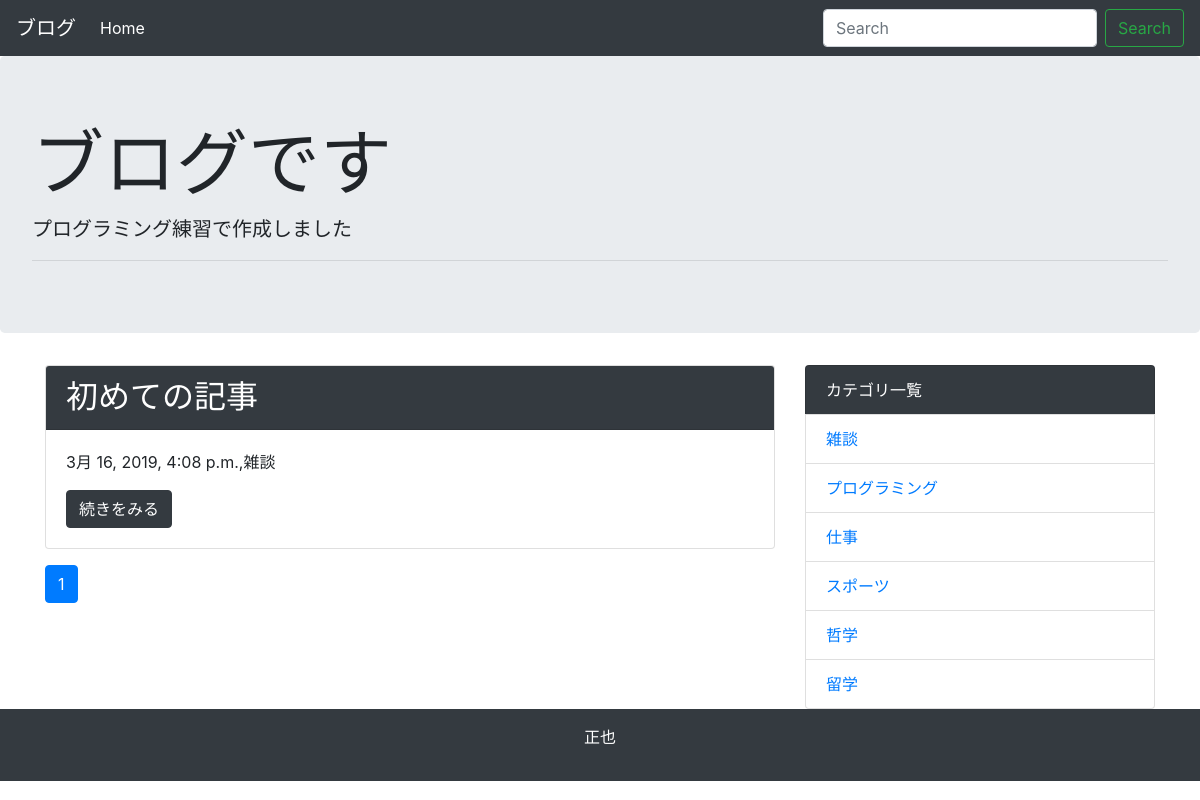
Page /category/1/ on the committed database.
### blog/models.py (models this page shows, shortened)
class Post(models.Model):
    title = models.CharField('タイトル',max_length=255)
    text = models.TextField('本文')
    created_at = models.DateTimeField('作成日', default=timezone.now)
    category = models.ForeignKey(Category,verbose_name='カテゴリ',on_delete=models.PROTECT)

class Category(models.Model):
    name = models.CharField('カテゴリ名',max_length=225)
    created_at = models.DateTimeField('作成日', default=timezone.now)
    def __str__(self):
        return self.name

### blog/views.py (the view)
# urls.py: path('category/<int:pk>/',views.CategoryView.as_view(), name='category'),
class CategoryView(generic.ListView):
    model = Post
    paginate_by = 10
    def get_queryset(self):
        category = get_object_or_404(Category, pk=self.kwargs['pk'])
        queryset = Post.objects.order_by('-created_at').filter(category=category)
        return queryset

### blog/context_processors.py (called while the page is built)
def common(request):
    context = {
    'category_list':Category.objects.all(),
    }
    return context

### blog/templatetags/mytag.py (called while the page is built)
@register.simple_tag
def url_replace(request, field, value):
    url_dict = request.GET.copy()
    url_dict[field] = value
    return url_dict.urlencode()

### blog/templates/blog/post_list.html
{% extends 'blog/base.html' %}
{% block content %}
{% for post in post_list %}
<div class="card mb-3">
  <h2 class="card-header bg-dark text-white">{{post.title}}</h2>
  <div class="card-body">
    <p>{{post.created_at}},{{ post.category }}</p>
    <a href="{% url 'blog:detail' post.pk %}" class="btn btn-dark">続きをみる</a>
  </div>
</div>
{% endfor %}
{% include 'blog/page.html' %}
{% endblock %}

### blog/templates/blog/base.html (shortened to what this page needs)
<!doctype html>
<html lang="ja">
  <head>
    <link rel="stylesheet" href="https://maxcdn.bootstrapcdn.com/bootstrap/4.0.0-beta.2/css/bootstrap.min.css">
  </head>
  <body>
        <nav class="navbar navbar-expand-lg navbar-dark bg-dark">
      <a class="navbar-brand" href="#">ブログ</a>
      <div class="collapse navbar-collapse" id="navbarSupportedContent">
        <ul class="navbar-nav mr-auto">
          <li class="nav-item active">
            <a class="nav-link" href="{% url 'blog:index' %}">Home</a>
          </li>
        </ul>
        <form class="form-inline my-2 my-lg-0" method="GET" action="{% url 'blog:index' %}">
          <input class="form-control mr-sm-2" type="text" placeholder="Search" aria-label="Search" name="keyword">
          <button class="btn btn-outline-success my-2 my-sm-0" type="submit">Search</button>
        </form>
      </div>
    </nav>
        <div class="jumbotron">
      <h1 class="display-3">ブログです</h1>
      <p class="lead">プログラミング練習で作成しました</p>
      <hr class="my-2">
      </div>
    <div class="container">
      <div class="row">
        <div class="col-md-8">
      {% block content %}
      {% endblock %}
      </div>
      <div class="col-md-4">
        <ul class="list-group">
          <li class="list-group-item bg-dark text-white">カテゴリ一覧</li>
          {% for category in category_list %}
          <li class="list-group-item"><a href="{% url 'blog:category' category.pk %}">{{category}}</a></li>
          {% endfor %}
        </ul>
        </div>
      </div>
    </div>
    <footer class="bg-dark text-white text-center py-3">
      <p> 正也 </p>
    </footer>
  </body>
</html>

### rows in the picture
Post: title "初めての記事", created_at "3月 16, 2019, 4:08 p.m.", category "雑談"
Category: name "雑談"
Category: name "プログラミング"
Category: name "仕事"
Category: name "スポーツ"
Category: name "哲学"
Category: name "留学"

### other values in the picture
{{ link_page }} "1"
